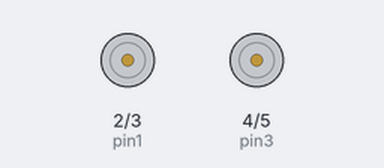
Recording of a sketch running on a simulated Arduino Uno, built with avr-gcc and run on an emulated ATmega328P. On the bench: motor-driver pin pairs drawn as motors (green arrow = first pin HIGH = forward, orange = second pin HIGH = backward, longer = more drive).

Above: at 1.5 s.
At 7.5 s:
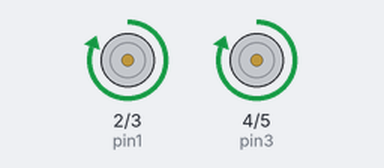
At 11.5 s:
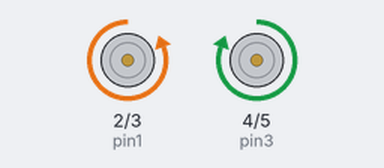
At 19.5 s:
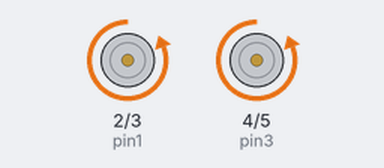
Timing chart, 0 to 20.8 s (numbered marks = the images above):
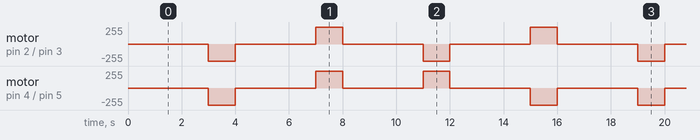

Measured:
- by itself, motor on pin 2 (pin1) / pin 3 (pin2): repeats every 8.0 s: stopped 3.0 s, forward 255/255 1.0 s, stopped 3.0 s, backward 255/255 1.0 s
- by itself, motor on pin 4 (pin3) / pin 5 (pin4): repeats every 16.0 s: 2 × (stopped 3.0 s, forward 255/255 1.0 s), 2 × (stopped 3.0 s, backward 255/255 1.0 s)

The sketch:

motor_driver.ino
```cpp
int pin1 = 2;
int pin2 = 3;
int pin3 = 4;
int pin4 = 5;


void setup() {

  pinMode(pin1, OUTPUT);
  pinMode(pin2, OUTPUT);
  pinMode(pin3, OUTPUT);
  pinMode(pin4, OUTPUT);
}

void loop() {
  delay (3000);
  digitalWrite(pin1, LOW);
  digitalWrite(pin2, HIGH);
  digitalWrite(pin3, LOW);
  digitalWrite(pin4, HIGH);
  delay (1000);
  digitalWrite(pin1, LOW);
  digitalWrite(pin2, LOW);
  digitalWrite(pin3, LOW);
  digitalWrite(pin4, LOW);
  delay (3000);
  digitalWrite(pin1, HIGH);
  digitalWrite(pin2, LOW);
  digitalWrite(pin3, HIGH);
  digitalWrite(pin4, LOW);
  delay (1000);
  digitalWrite(pin1, LOW);
  digitalWrite(pin2, LOW);
  digitalWrite(pin3, LOW);
  digitalWrite(pin4, LOW);
  delay (3000);
  digitalWrite(pin1, LOW);
  digitalWrite(pin2, HIGH);
  digitalWrite(pin3, HIGH);
  digitalWrite(pin4, LOW);
  delay (1000);
  digitalWrite(pin1, LOW);
  digitalWrite(pin2, LOW);
  digitalWrite(pin3, LOW);
  digitalWrite(pin4, LOW);
  delay (3000);
  digitalWrite(pin1, HIGH);
  digitalWrite(pin2, LOW);
  digitalWrite(pin3, LOW);
  digitalWrite(pin4, HIGH);
  delay (1000);
  digitalWrite(pin1, LOW);
  digitalWrite(pin2, LOW);
  digitalWrite(pin3, LOW);
  digitalWrite(pin4, LOW);

  \

}
```
